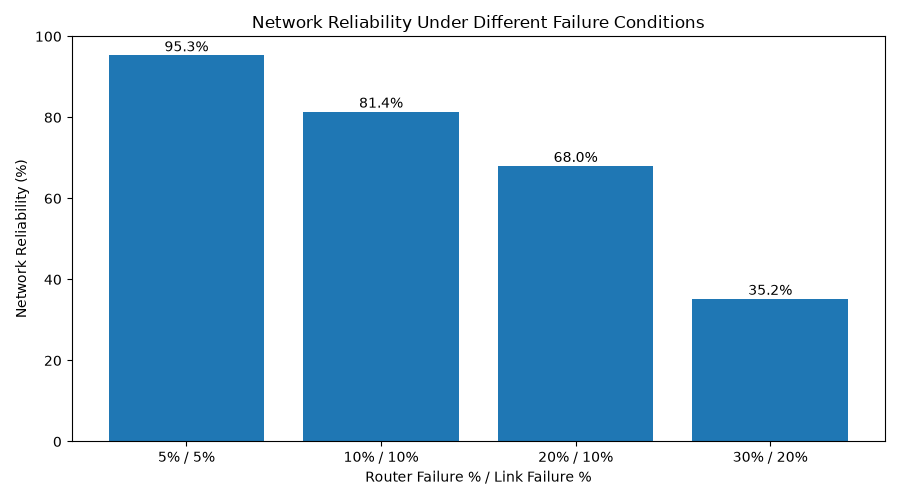

Write Python code to recreate this figure.
import networkx as nx
import matplotlib.pyplot as plt
import random

# Step 1: Create the network
network = nx.Graph()

network.add_edges_from([
    ("A", "B"),
    ("A", "C"),
    ("B", "D"),
    ("C", "D"),
    ("C", "E"),
    ("D", "F"),
    ("E", "F"),
    ("E", "G"),
    ("F", "H"),
    ("G", "H")
])

# Step 2: Set source and destination
source = "A"
destination = "H"

# Step 3: Different failure conditions
tests = [
    (0.05, 0.05),
    (0.10, 0.10),
    (0.20, 0.10),
    (0.30, 0.20)
]

total_rounds = 1000

reliability_results = []
test_labels = []

# Step 4: Run each test
for router_failure, link_failure in tests:

    successful_routes = 0

    for round_number in range(total_rounds):

        # Start with a working network
        faulty_network = network.copy()

        # Random router failures
        for router in list(faulty_network.nodes()):

            if router not in [source, destination]:

                if random.random() < router_failure:
                    faulty_network.remove_node(router)

        # Random link failures
        for link in list(faulty_network.edges()):

            if random.random() < link_failure:
                faulty_network.remove_edge(*link)

        # Check if a route exists
        if nx.has_path(faulty_network, source, destination):
            successful_routes += 1

    # Calculate reliability
    reliability = (successful_routes / total_rounds) * 100

    reliability_results.append(reliability)

    label = f"{int(router_failure * 100)}% / {int(link_failure * 100)}%"
    test_labels.append(label)

    print("Router Failure:", int(router_failure * 100), "%")
    print("Link Failure:", int(link_failure * 100), "%")
    print("Network Reliability:", round(reliability, 2), "%")
    print("--------------------------")

# Step 5: Create comparison graph
plt.figure(figsize=(9, 5))

plt.bar(test_labels, reliability_results)

plt.xlabel("Router Failure % / Link Failure %")
plt.ylabel("Network Reliability (%)")
plt.title("Network Reliability Under Different Failure Conditions")

plt.ylim(0, 100)

# Show reliability above each bar
for i, value in enumerate(reliability_results):
    plt.text(i, value + 1, f"{value:.1f}%", ha="center")

plt.tight_layout()

# Save graph
plt.savefig("failure_comparison.png")

plt.close()

print("\nComparison graph saved!")
print("Simulation completed!")
